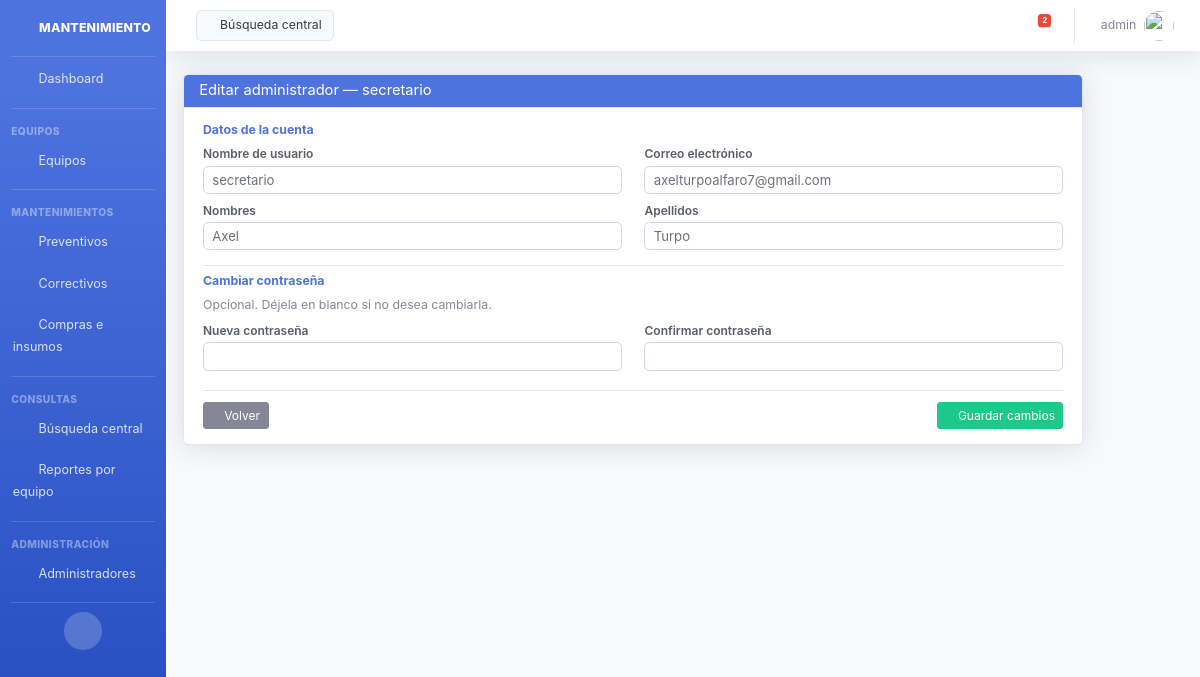
Page /administradores/2/editar/ (signed in) on the committed database.
### core/models.py (models this page shows)
class Administrador(AbstractUser):
    pass

### core/views.py (the view)
# urls.py: path('administradores/<int:admin_id>/editar/', editar_administrador, name='editar_administrador'),
@login_required
def editar_administrador(request, admin_id):
    admin = get_object_or_404(Administrador, id=admin_id)
    if request.method == 'POST':
        form = AdministradorEditForm(request.POST, instance=admin)
        if form.is_valid():
            clave_cambiada = bool(form.cleaned_data.get('nueva_clave'))
            usuario_anterior = admin.username
            admin = form.save()
            if clave_cambiada and admin.id == request.user.id:
                update_session_auth_hash(request, admin)
            if admin.username != usuario_anterior and admin.id == request.user.id:
                messages.info(
                    request,
                    'Su nombre de usuario cambió. Use el nuevo usuario en su próximo inicio de sesión.',
                )
            messages.success(request, 'Administrador actualizado correctamente.')
            return redirect('listar_administradores')
    else:
        form = AdministradorEditForm(instance=admin)
    return render(request, 'core/administrador_edit.html', {'form': form, 'admin': admin})

### core/forms.py (shortened to what this page needs)
class AdministradorEditForm(forms.ModelForm):
    nueva_clave = forms.CharField(
        required=False,
        label='Nueva contraseña',
        widget=forms.PasswordInput(attrs={'class': 'form-control', 'autocomplete': 'new-password'}),
        help_text='Opcional. Déjela en blanco si no desea cambiarla.',
    )
    confirmar_clave = forms.CharField(
        required=False,
        label='Confirmar contraseña',
        widget=forms.PasswordInput(attrs={'class': 'form-control', 'autocomplete': 'new-password'}),
    )
    class Meta:
        model = Administrador
        fields = ['username', 'first_name', 'last_name', 'email']
        widgets = {
            'username': forms.TextInput(attrs={'class': 'form-control'}),
            'first_name': forms.TextInput(attrs={'class': 'form-control'}),
            'last_name': forms.TextInput(attrs={'class': 'form-control'}),
            'email': forms.EmailInput(attrs={'class': 'form-control'}),
        }

### core/templates/core/administrador_edit.html (shortened to what this page needs)
{% extends 'core/base.html' %}
{% load widget_tweaks %}
{% block content %}
<div class="card shadow form-registro-card form-registro mb-4">
  <div class="card-header bg-primary text-white py-2">
    <h5 class="mb-0">Editar administrador — {{ admin.username }}</h5>
  </div>
  <div class="card-body">
    <form method="post">
      <h6 class="text-primary font-weight-bold mb-2 small">Datos de la cuenta</h6>
      <div class="row">
        <div class="col-12 col-md-6 form-group mb-2">
          <label class="form-registro-label" for="{{ form.username.id_for_label }}">Nombre de usuario</label>
          {{ form.username|add_class:"form-control" }}
        </div>
        <div class="col-12 col-md-6 form-group mb-2">
          <label class="form-registro-label" for="{{ form.email.id_for_label }}">Correo electrónico</label>
          {{ form.email|add_class:"form-control" }}
        </div>
        <div class="col-12 col-md-6 form-group mb-2">
          <label class="form-registro-label" for="{{ form.first_name.id_for_label }}">Nombres</label>
          {{ form.first_name|add_class:"form-control" }}
        </div>
        <div class="col-12 col-md-6 form-group mb-2">
          <label class="form-registro-label" for="{{ form.last_name.id_for_label }}">Apellidos</label>
          {{ form.last_name|add_class:"form-control" }}
        </div>
      </div>
      <hr class="my-2">
      <h6 class="text-primary font-weight-bold mb-2 small">Cambiar contraseña</h6>
      <p class="text-muted small mb-2">Opcional. Déjela en blanco si no desea cambiarla.</p>
      <div class="row">
        <div class="col-12 col-md-6 form-group mb-2">
          <label class="form-registro-label" for="{{ form.nueva_clave.id_for_label }}">Nueva contraseña</label>
          {{ form.nueva_clave }}
        </div>
        <div class="col-12 col-md-6 form-group mb-2">
          <label class="form-registro-label" for="{{ form.confirmar_clave.id_for_label }}">Confirmar contraseña</label>
          {{ form.confirmar_clave }}
        </div>
      </div>
      <div class="form-actions d-flex justify-content-between">
        <a href="{% url 'listar_administradores' %}" class="btn btn-secondary btn-sm">
          <i class="fas fa-arrow-left"></i> Volver
        </a>
        <button type="submit" class="btn btn-success btn-sm">
          <i class="fas fa-save"></i> Guardar cambios
        </button>
      </div>
    </form>
  </div>
</div>
{% endblock %}

### core/templates/core/header.html (shortened to what this page needs)
{% load static %}
<nav class="navbar navbar-expand navbar-light bg-white topbar mb-4 static-top shadow">
    <a href="{% url 'busqueda-central' %}" class="d-none d-sm-inline-block btn btn-light border small mr-auto ml-md-3 my-2 my-md-0">
        <i class="fas fa-search fa-sm"></i> Búsqueda central
    </a>
    <ul class="navbar-nav ml-auto">
        <li class="nav-item dropdown no-arrow mx-1">
            <a class="nav-link dropdown-toggle" href="#" id="alertsDropdown" role="button" data-toggle="dropdown"
               aria-haspopup="true" aria-expanded="false">
                <i class="fas fa-bell fa-fw"></i>
                <span class="badge badge-danger badge-counter" id="alert-count">0</span>
            </a>
        </li>
        <li class="nav-item dropdown no-arrow">
            <a class="nav-link dropdown-toggle" href="#" id="userDropdown" role="button"
               data-toggle="dropdown" aria-haspopup="true" aria-expanded="false">
                <span class="mr-2 d-none d-lg-inline text-gray-600 small">{{ request.user.username }}</span>
                <img class="img-profile rounded-circle" src="{% static 'img/undraw_profile.svg' %}">
            </a>
        </li>
    </ul>
</nav>

### core/static/css/mantenimiento.css (style rules this page uses)
html { font-size: 15px; }
body { font-size: 0.9375rem; }
h5, .h5 { font-size: 0.98rem; }
h6, .h6 { font-size: 0.88rem; }
.btn { font-size: 0.875rem; }
.btn-sm { font-size: 0.8rem; padding: 0.25rem 0.5rem; }
.form-control, .custom-select, select.form-control { font-size: 0.875rem; padding: 0.4rem 0.65rem; height: calc(1.5em + 0.65rem + 2px); }
label, .col-form-label { font-size: 0.875rem; margin-bottom: 0.25rem; }
.card-header { padding: 0.6rem 1rem; }
.card-body { padding: 1rem; }
.badge { font-size: 0.75rem; padding: 0.35em 0.55em; }
.small, small { font-size: 0.82rem; }
.topbar { height: 3.4rem !important; }
.topbar .nav-link { font-size: 0.875rem; }
.form-registro-card { max-width: 900px; }
.form-registro .card-body { padding: 1rem 1.25rem; }
.form-registro .form-group { margin-bottom: 0.5rem; }
.form-registro .form-registro-label, .form-registro label.form-registro-label { display: block; margin-bottom: 0.15rem; font-size: 0.8rem; font-weight: 600; color: #5a5c69; }
.form-registro .form-control, .form-registro select.form-control { padding: 0.35rem 0.55rem; height: calc(1.45em + 0.5rem + 2px); }
.form-registro .form-actions { margin-top: 0.75rem; padding-top: 0.75rem; border-top: 1px solid #e3e6f0; }

### rows in the picture
Administrador: user.username "admin"
Administrador: username "secretario", email "axelturpoalfaro7@gmail.com", first_name "Axel", last_name "Turpo"
